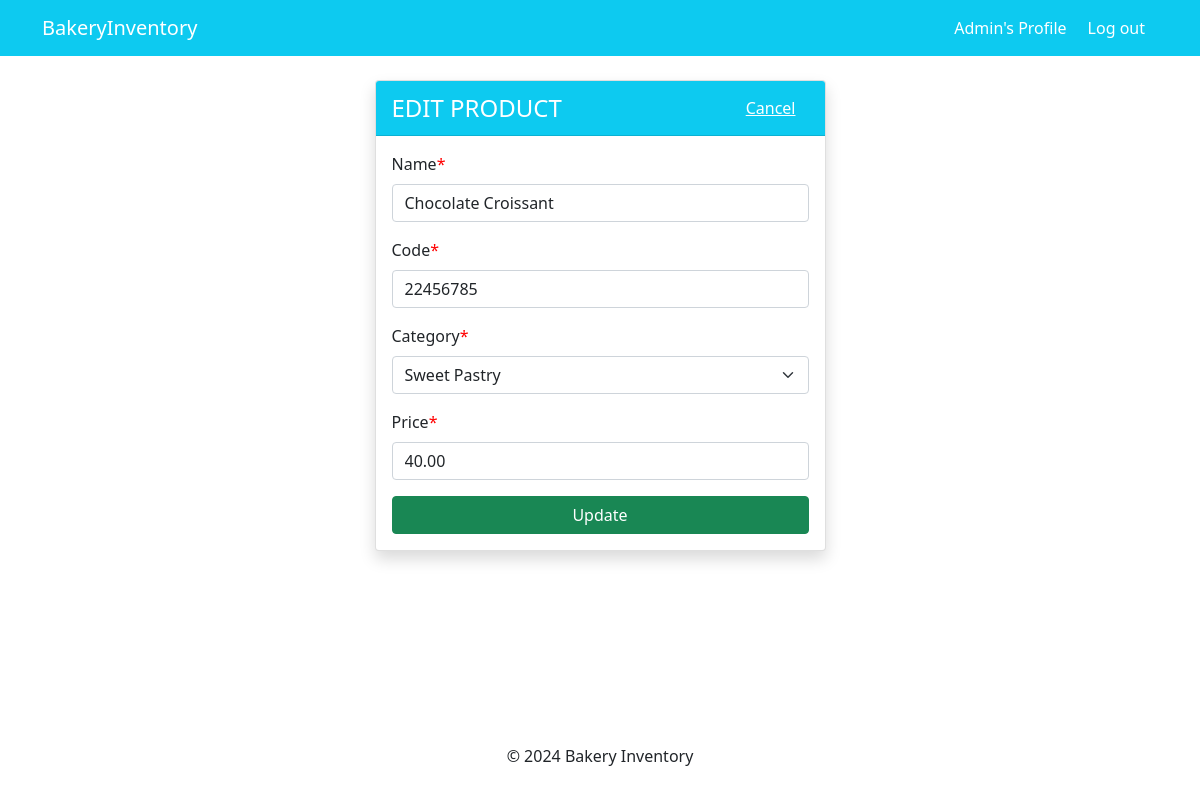
The page /product/edit/1/ (signed in) on the database its author committed.
### dashboard/models.py (models this page shows, shortened)
class Product(models.Model):
    name = models.CharField(max_length=50, unique=True, null = True)
    category = models.CharField(max_length=50, choices = CATEGORY)
    code = models.CharField(max_length=8, validators=[MinLengthValidator(8)], unique=True, null=True)
    price = models.DecimalField(max_digits=10, decimal_places=2, null=True)
    quantity = models.PositiveIntegerField(default=0, editable=False, null=True)

### dashboard/views.py (the view)
# urls.py: path('product/edit/<int:pk>/', views.product_update, name = 'dashboard-product-update'),
@login_required
def product_update(request,pk):
    if not request.user.is_superuser:
        return HttpResponseForbidden("Access denied")
    try:
        item = Product.objects.get(id=pk)
    except Product.DoesNotExist:
        raise Http404("Product does not exist")
    if request.method == 'POST':
        form = CreateProduct(request.POST, instance=item)
        if form.is_valid():
            form.save()
            return redirect('dashboard-products')
    else:
        form = CreateProduct(instance=item)
    context = {'form':form}
    return render(request, 'dashboard/product_update.html', context)

### dashboard/forms.py
class CreateProduct(forms.ModelForm):
    class Meta:
        model = Product
        fields = ['name', 'code', 'category', 'price']

### templates/dashboard/product_update.html
{% extends 'partials/update_page.html' %}
{% block title %}Edit Product{% endblock %}
{% block cancel-link %}{% url 'dashboard-products' %}{% endblock %}

### templates/partials/update_page.html (shortened to what this page needs)
{% extends 'partials/base.html' %} {% load crispy_forms_tags %}
{% block content %}
<div class="container">
  <div class="row my-3 justify-content-center">
    <div class="col-md-5">
      <div class="card shadow">
        <div
          class="card-header bg-info d-flex justify-content-between align-items-center"
        >
          <div class="text-white text-uppercase fw-light fs-4">
            {% block title %}{% endblock %}
          </div>
          <a
            class="btn btn-link text-white"
            href="{% block cancel-link %} {% endblock %}"
            role="button"
            aria-label="Cancel changes"
            >Cancel</a
          >
        </div>
        <div class="row p-3">
          <div class="col-md-12">
            <form method="post">
              {% csrf_token %} {{form|crispy}}
              <div class="d-grid">
                <input
                  class="btn btn-success"
                  type="submit"
                  value="Update"
                  aria-label="Update changes"
                />
              </div>
            </form>
          </div>
        </div>
      </div>
    </div>
  </div>
</div>
{% endblock %}

### templates/partials/header.html (shortened to what this page needs)
<nav class="navbar navbar-expand-lg navbar-dark bg-info mb-2" role="banner">
  <div class="container">
    {% if user.is_authenticated %}
    <a
      class="navbar-brand text-white"
      href="{% url 'dashboard-index' %}"
      aria-label="Navigate to Dashboard Home"
      >BakeryInventory</a
    >
    <div class="collapse navbar-collapse" id="navbarSupportedContent">
      <ul class="navbar-nav ms-auto align-items-center">
        <li class="nav-item">
          <a
            class="nav-link text-white"
            href="{% url 'user-profile' %}"
            aria-label="Navigate to your Profile"
            >{{ user.username }}'s Profile</a
          >
        </li>
        <li class="nav-item">
          <form method="post" action="{% url 'user-logout' %}" class="d-inline">
            <button
              type="submit"
              class="btn text-white"
              aria-label="Log out"
              role="link"
            >
              Log out
            </button>
          </form>
        </li>
      </ul>
    </div>
    {% endif %}
  </div>
</nav>

### css/style.css (style rules this page uses)
.asteriskField { color: red; }

### rows shown on the page
Product: name "Chocolate Croissant", code "22456785", category "Sweet Pastry", price "40.00"

### other values the page prints
{{ user.username }} "Admin"
